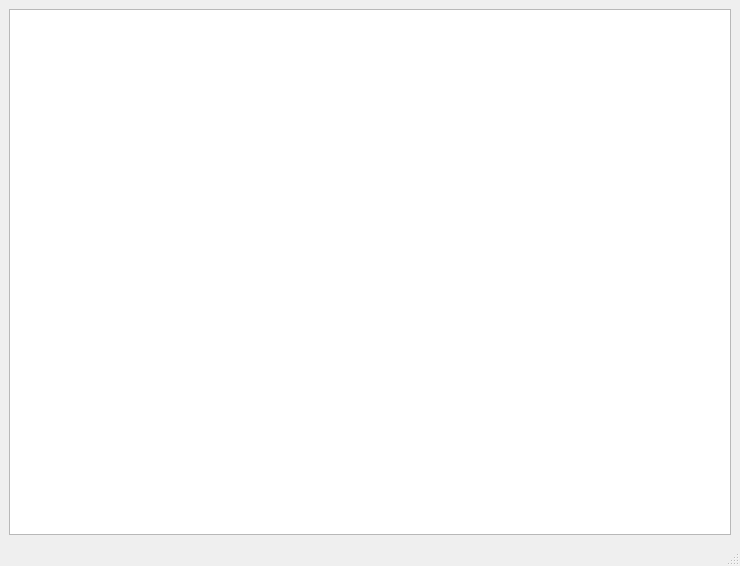
<?xml version="1.0" encoding="UTF-8"?>
<ui version="4.0">
 <class>MainWindow</class>
 <widget class="QMainWindow" name="MainWindow">
  <property name="geometry">
   <rect>
    <x>0</x>
    <y>0</y>
    <width>740</width>
    <height>566</height>
   </rect>
  </property>
  <property name="windowTitle">
   <string>MainWindow</string>
  </property>
  <widget class="QWidget" name="centralwidget">
   <layout class="QHBoxLayout" name="horizontalLayout">
    <item>
     <widget class="QTableWidget" name="tableWidget"/>
    </item>
   </layout>
  </widget>
  <widget class="QStatusBar" name="statusbar">
   <property name="sizeGripEnabled">
    <bool>true</bool>
   </property>
  </widget>
 </widget>
 <resources/>
 <connections/>
</ui>
